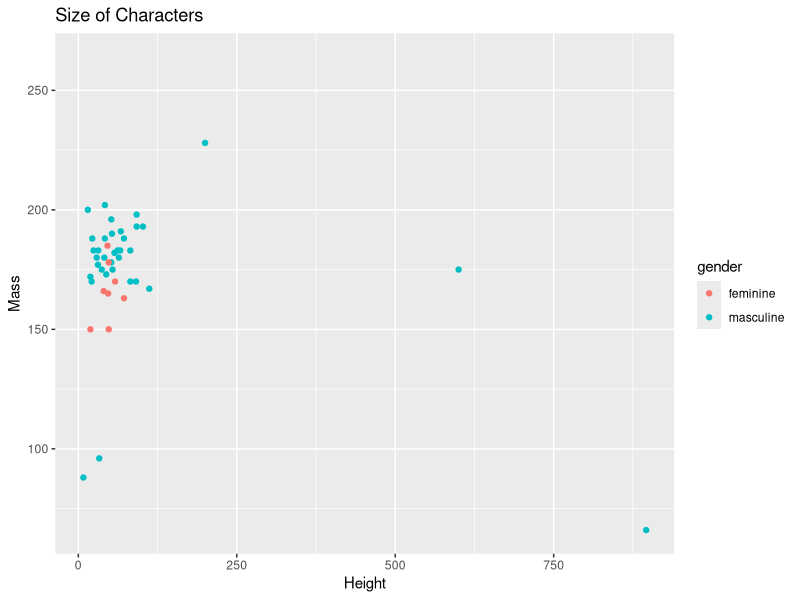
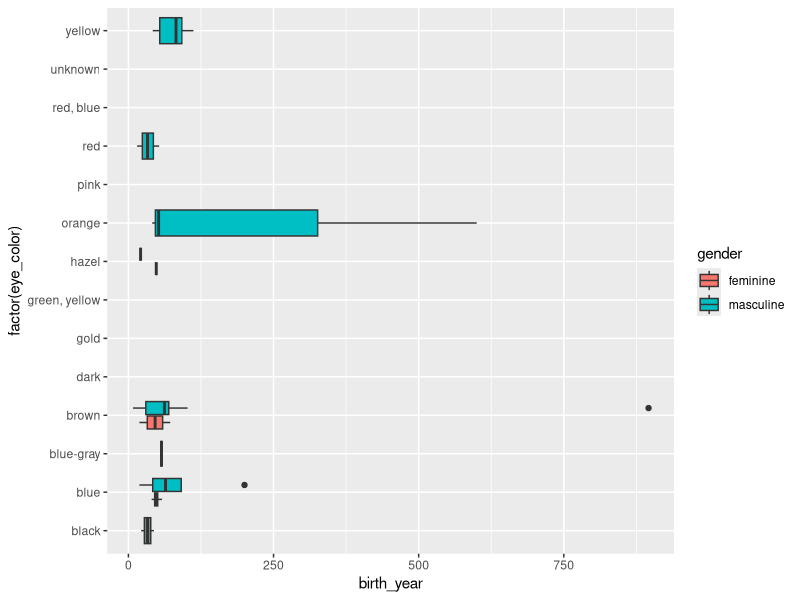
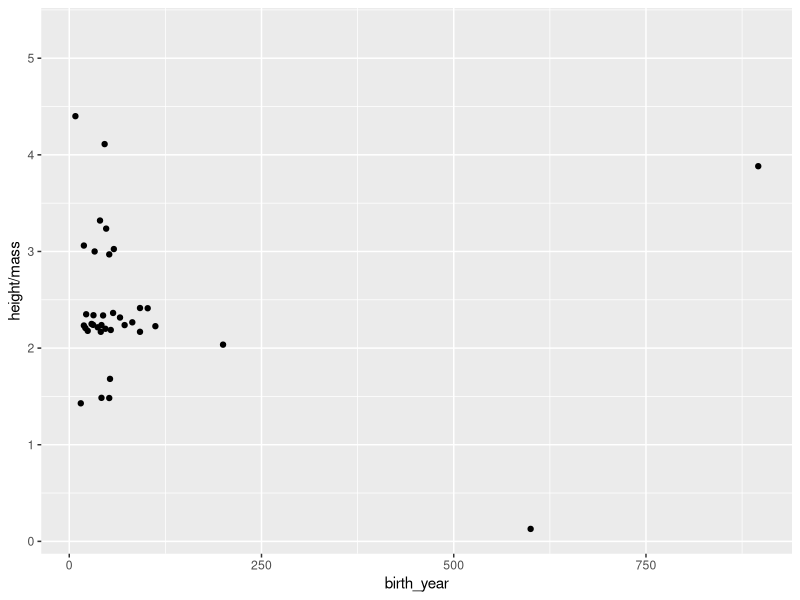
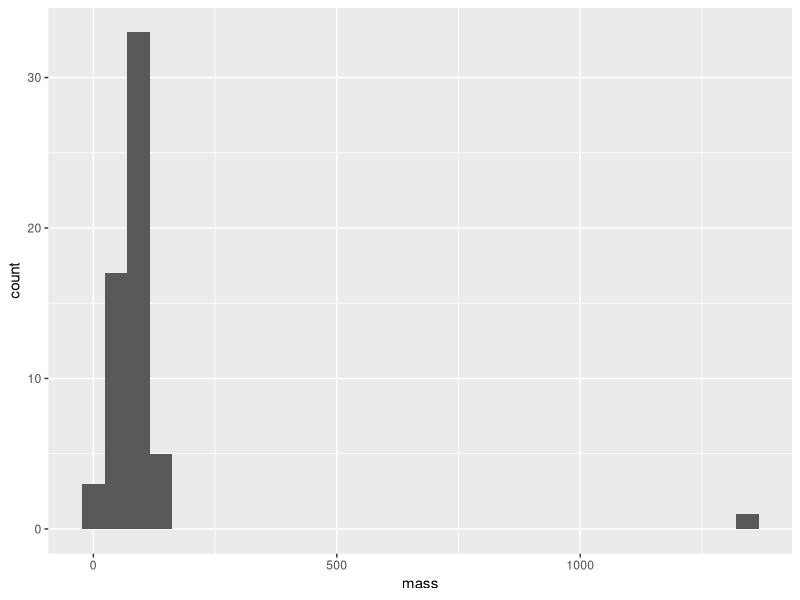

Source code (R) for these figures, in order:
## ---- chunk 1
library(tidyverse)
## ---- chunk 2
ggplot(data = starwars %>%
          filter(!is.na(gender)), 
       mapping = aes(x = birth_year, y = height, color = gender)) +
  geom_point() +
  labs(title = "Size of Characters" , size = "Birth Year", x = "Height", y = "Mass")
## ---- chunk 3
ggplot(data = starwars %>%
          filter(!is.na(gender)), 
       aes(x = factor(eye_color), y = birth_year, fill = gender)) + 
   geom_boxplot() + coord_flip()
## ---- chunk 4
starwars %>%
   mutate(bmi = height / mass) %>%
   arrange((bmi)) %>%
   print(n = 6, width = Inf)

ggplot(data = starwars,
       mapping = aes(x = birth_year, y = height / mass)) + 
   geom_point()

## ---- chunk 5
ggplot(data = starwars, aes(x = mass)) + 
   geom_histogram()

starwars %>%
   arrange(desc(mass)) %>%
   print(n = 4, width = Inf)
